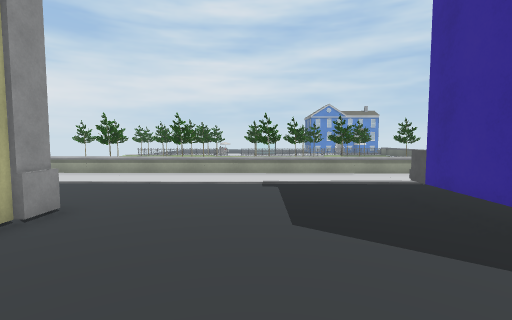
view 1 (above)

19 first-person views from a walk through a scene from a Unity 3-D project. The camera is 1.5 m above the floor, tilts 4° down and sees 85° across. The floor is counted in squares, 1 m on a side. Each view is taken from the middle of a square. On the plan, view 1 faces up. The plan holds only what a view shows up to about 14 squares ahead; the rest is blank. The place goes on beyond the plan. Some surface patterns are stand-ins.

view 2
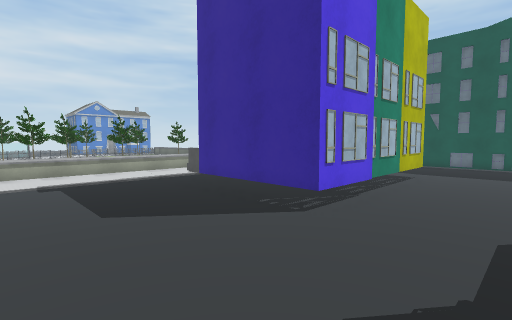

view 3
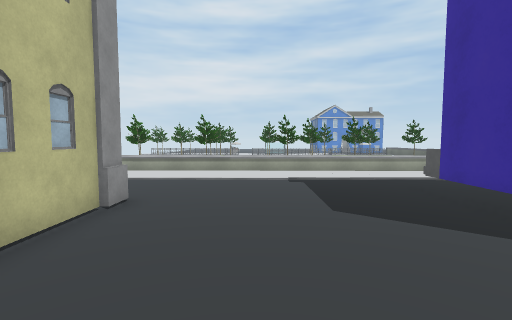

view 4
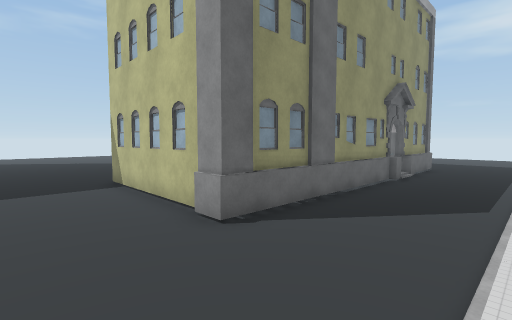

view 5
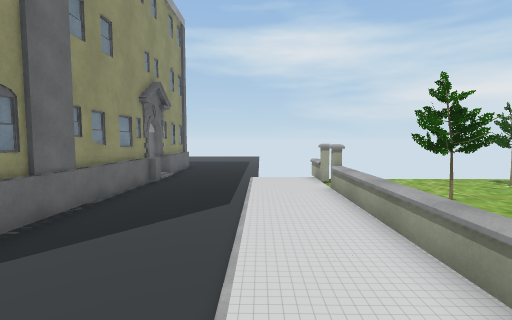

view 6
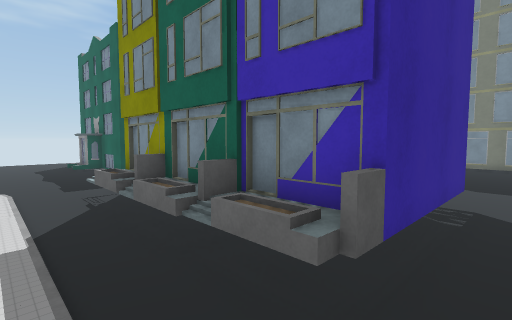

view 7
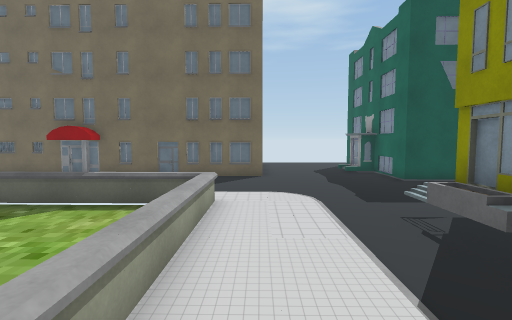

view 8
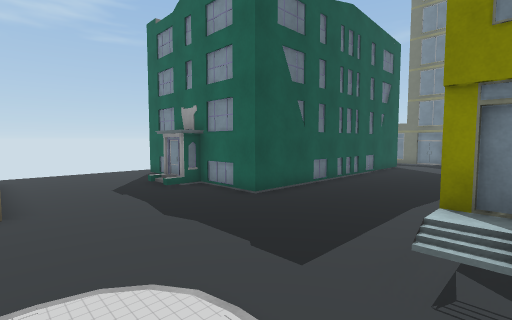

view 9
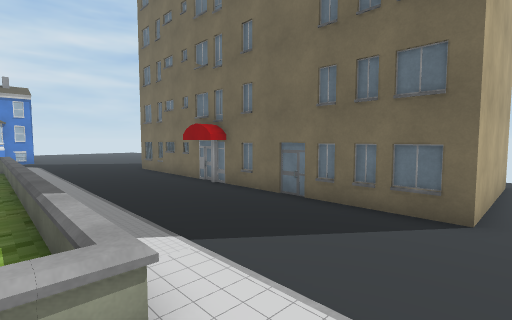

view 10
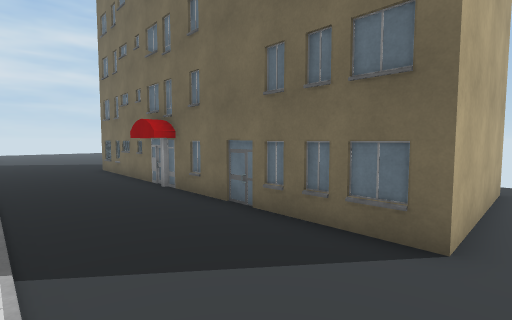

view 11
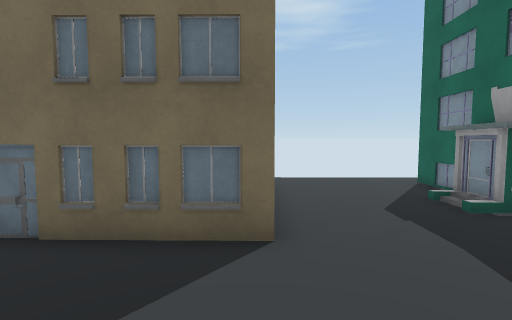

view 12
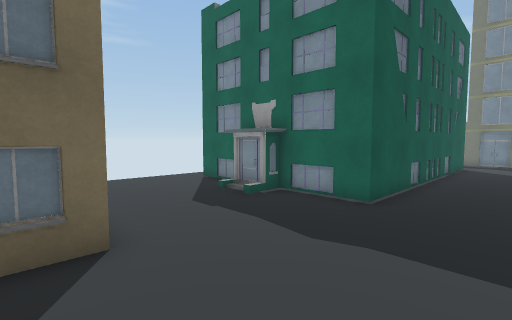

view 13
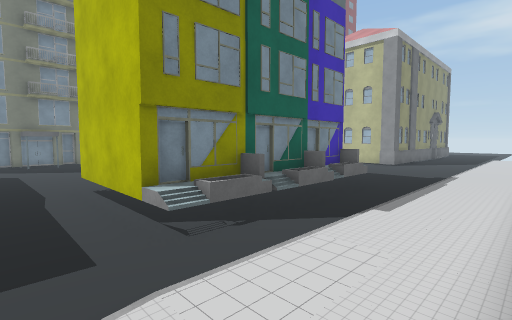

view 14
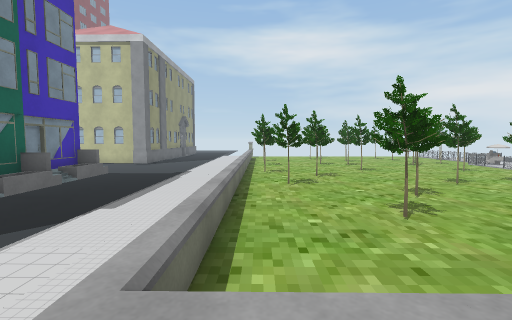

view 15
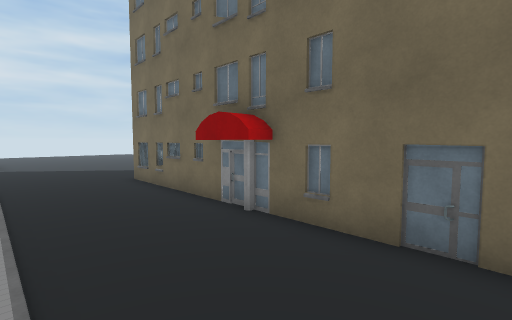

view 16
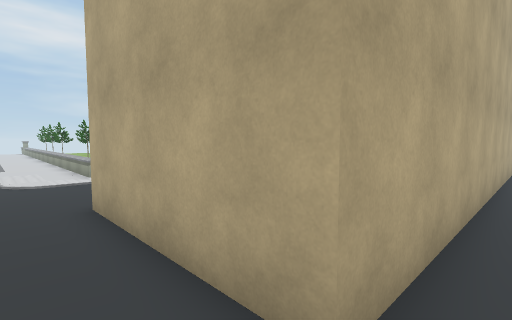

view 17
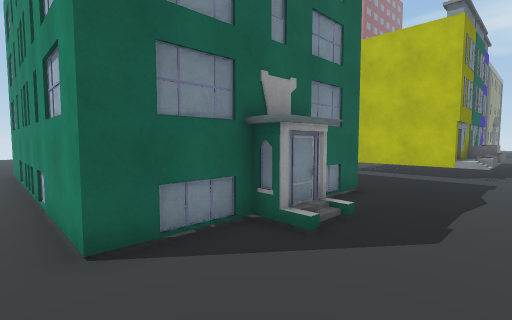

view 18
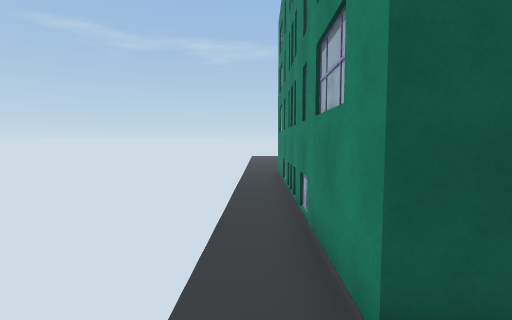

view 19
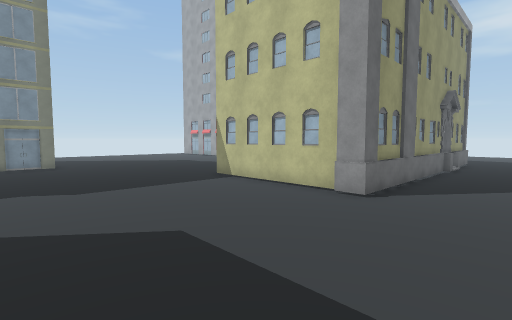

### Floor plan
Key: @ floor where view 1 was taken; # wall or solid block; x gap in a wall; . floor; = window, fence, low wall or low ledge; ^ raised ledge; T tree; O other object.
Columns run from 13 left of view 1 to 25 right of it. Each row starts with its distance up from view 1.
 25              ..           O.....#
 24              O..          =.....#    #
 23             OOO.OO        =.....#    #
 22              ....O        O.....#    #
 21              ....T..     .=....O#    #
 20              ....TT..    .=....O     #.
 19 .TT          T........   .O....O     #.
 18 .TT.        TTT....TT..  .^....O     #.
 17 ....         ......TT... .^....O     #.
 16 ......       ..TT....TT...=....#     #.
 15 ......       ..TTT........=....O     #.
 14      TT  TT  TT..TT.......=....O     #.
 13  #x==#T#.TT  TT...........=....O     #.
 12 =#.====^O===OOO========OOO=....O     #.
 11                    .    .  ....#######.
 10 .......... .... .        . ............
  9 .......................................
  8 .....................OO................
  7 .................O#O#OO#OO.............
  6 ##########.......##      #.......OO....
  5         ##.......#       #....########.
  4         #........#       #....#      #.
  3         #........#      ##....#      #.
  2         #........########.....#      #.
  1         #.....................#      #.
  0         #....@................#      #.
 -1         #.....................#      #.

Positions as (right, up) in squares from view 1, and headings:
1: (0, 0), facing up
2: (-1, -1), facing up-right
3: (-1, -1), facing up
4: (-1, 10), facing down-left
5: (-2, 10), facing left
6: (3, 10), facing down-right
7: (6, 11), facing right
8: (11, 11), facing down-right
9: (12, 10), facing up-right
10: (14, 10), facing up-right
11: (14, 11), facing right
12: (14, 12), facing down-right
13: (14, 12), facing down-left
14: (14, 13), facing left
15: (14, 14), facing up-right
16: (25, 9), facing up-left
17: (25, 9), facing down-left
18: (25, 7), facing down
19: (3, 9), facing down-left
